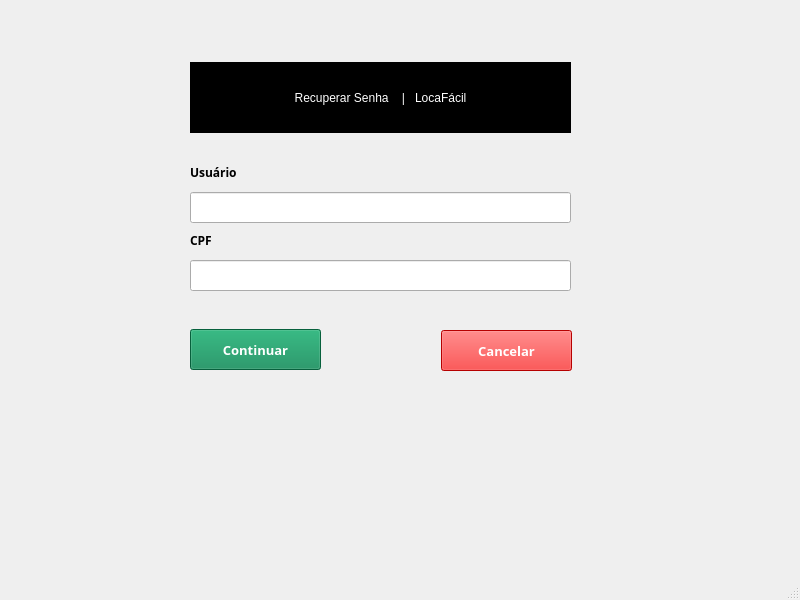
<?xml version="1.0" encoding="UTF-8"?>
<ui version="4.0">
 <class>MainWindow</class>
 <widget class="QMainWindow" name="MainWindow">
  <property name="geometry">
   <rect>
    <x>0</x>
    <y>0</y>
    <width>800</width>
    <height>600</height>
   </rect>
  </property>
  <property name="windowTitle">
   <string>MainWindow</string>
  </property>
  <widget class="QWidget" name="centralwidget">
   <widget class="QLineEdit" name="lineEdit_7">
    <property name="geometry">
     <rect>
      <x>190</x>
      <y>192</y>
      <width>381</width>
      <height>31</height>
     </rect>
    </property>
   </widget>
   <widget class="QLineEdit" name="lineEdit_8">
    <property name="geometry">
     <rect>
      <x>190</x>
      <y>260</y>
      <width>381</width>
      <height>31</height>
     </rect>
    </property>
    <property name="echoMode">
     <enum>QLineEdit::Normal</enum>
    </property>
   </widget>
   <widget class="QLabel" name="label_5">
    <property name="geometry">
     <rect>
      <x>190</x>
      <y>152</y>
      <width>59</width>
      <height>40</height>
     </rect>
    </property>
    <property name="font">
     <font>
      <family>Gadugi</family>
      <pointsize>9</pointsize>
      <weight>75</weight>
      <bold>true</bold>
     </font>
    </property>
    <property name="text">
     <string>Usuário</string>
    </property>
   </widget>
   <widget class="QLabel" name="label">
    <property name="geometry">
     <rect>
      <x>190</x>
      <y>62</y>
      <width>381</width>
      <height>71</height>
     </rect>
    </property>
    <property name="styleSheet">
     <string notr="true">color: rgb(255, 255, 255);
background-color: rgb(0, 0, 0);
font: 75 12pt &quot;Gadugi&quot;;
font: 75 12pt &quot;Gadugi&quot;;
</string>
    </property>
    <property name="text">
     <string>Recuperar Senha    |   LocaFácil</string>
    </property>
    <property name="alignment">
     <set>Qt::AlignCenter</set>
    </property>
   </widget>
   <widget class="QLabel" name="label_6">
    <property name="geometry">
     <rect>
      <x>190</x>
      <y>220</y>
      <width>59</width>
      <height>40</height>
     </rect>
    </property>
    <property name="font">
     <font>
      <family>Gadugi</family>
      <pointsize>9</pointsize>
      <weight>75</weight>
      <bold>true</bold>
     </font>
    </property>
    <property name="text">
     <string>CPF</string>
    </property>
   </widget>
   <widget class="QPushButton" name="pushButton">
    <property name="geometry">
     <rect>
      <x>190</x>
      <y>329</y>
      <width>131</width>
      <height>41</height>
     </rect>
    </property>
    <property name="font">
     <font>
      <family>Gadugi</family>
      <pointsize>10</pointsize>
      <weight>75</weight>
      <bold>true</bold>
     </font>
    </property>
    <property name="cursor">
     <cursorShape>PointingHandCursor</cursorShape>
    </property>
    <property name="styleSheet">
     <string notr="true">background-color: #0A8754;
color: #FFFFFF;</string>
    </property>
    <property name="text">
     <string>Continuar</string>
    </property>
   </widget>
   <widget class="QPushButton" name="pushButton_2">
    <property name="geometry">
     <rect>
      <x>441</x>
      <y>330</y>
      <width>131</width>
      <height>41</height>
     </rect>
    </property>
    <property name="font">
     <font>
      <family>Gadugi</family>
      <pointsize>10</pointsize>
      <weight>75</weight>
      <bold>true</bold>
     </font>
    </property>
    <property name="cursor">
     <cursorShape>PointingHandCursor</cursorShape>
    </property>
    <property name="styleSheet">
     <string notr="true">background-color: #BC2C1A;
background-color: rgb(255, 0, 0);
color: #FFFFFF;</string>
    </property>
    <property name="text">
     <string>Cancelar</string>
    </property>
   </widget>
  </widget>
  <widget class="QMenuBar" name="menubar">
   <property name="geometry">
    <rect>
     <x>0</x>
     <y>0</y>
     <width>800</width>
     <height>26</height>
    </rect>
   </property>
  </widget>
  <widget class="QStatusBar" name="statusbar"/>
 </widget>
 <resources/>
 <connections/>
</ui>
